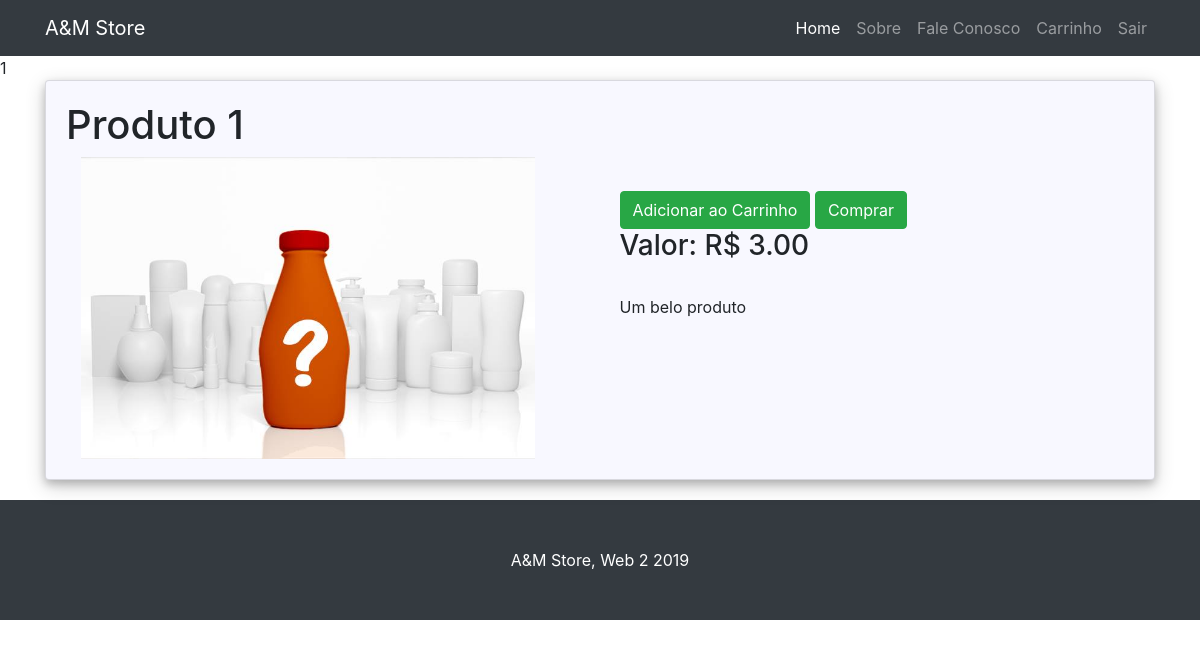
The app's page /produtoDetail.php?idProd=1 (signed in) with its own data.
### tables this page shows
CREATE TABLE `produtos` (
  `id` int(10) NOT NULL,
  `nome` varchar(255) NOT NULL,
  `preco` decimal(5,2) NOT NULL,
  `descricao` varchar(255) NOT NULL,
  `categorias` int(10) NOT NULL
);

### produtoDetail.php (the view, shortened to what this page needs)
<?php
  require_once("layout.php");
  $idProd = $_GET['idProd'];
    echo $idProd;
  $con=mysqli_connect("localhost","root","","test");
  $result = mysqli_query($con,"SELECT * FROM produtos WHERE id = $idProd");
  $row = mysqli_fetch_assoc($result);
?>
<div class="container">
		<div class="card" style="height: 80%; margin-bottom: 20px;padding: 20px; background-color: #F8F8FF;box-shadow: 0 4px 8px 0 rgba(0, 0, 0, 0.2), 0 6px 20px 0 rgba(0, 0, 0, 0.19);">
			<div class="">
                <h1>
                    <?php echo $row['nome'] ?>
                </h1>
				<div class="col-md-6" style="display: inline-block;">
                    <img src="./imagensProdutos/<?php echo $row['id']?>.jpg" alt="imagem do produto" style="max-width: 90%">
                </div>
                <div class="col-md-4" style="display: inline-block;">
                <button type="button" id="<?php echo $row['id'] ?>" class="btn btn-success botao">Adicionar ao Carrinho</button>
                <button type="button" class="btn btn-success"><a style="color: white; text-decoration: none" href="#">Comprar</a></button>
                    <?php echo "<h3>Valor: R$ ".$row['preco']."</h3>" ?>
                    <br>
                    <p>
                    <?php echo $row['descricao']?>
                    </p>
                </div>
            </div>
        </div>
    </div>
<?php
  require_once("footer.php");
?>

### css/shop-homepage.css (style rules this page uses)
body { padding-top: 56px; }

### records on screen
produtos: nome "Produto 1", preco "3.00", descricao "Um belo produto"

### other values on screen
$idProd "1"
